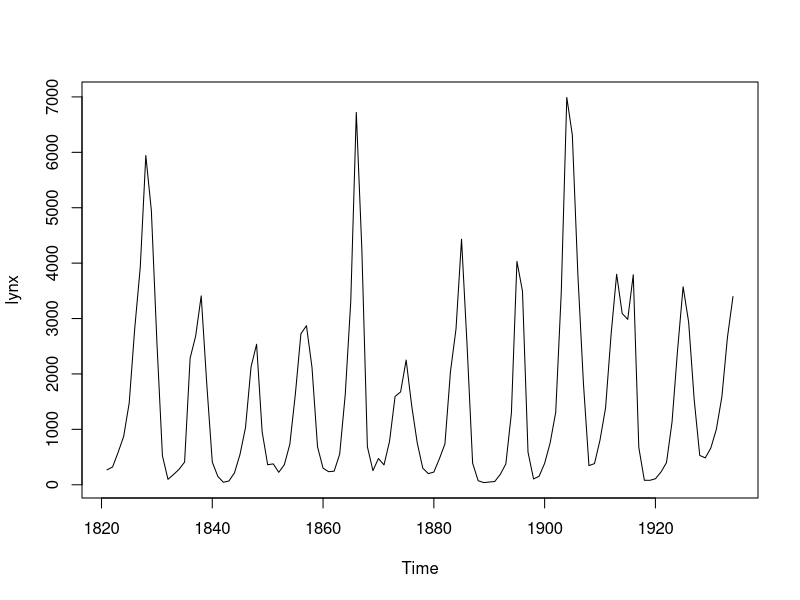
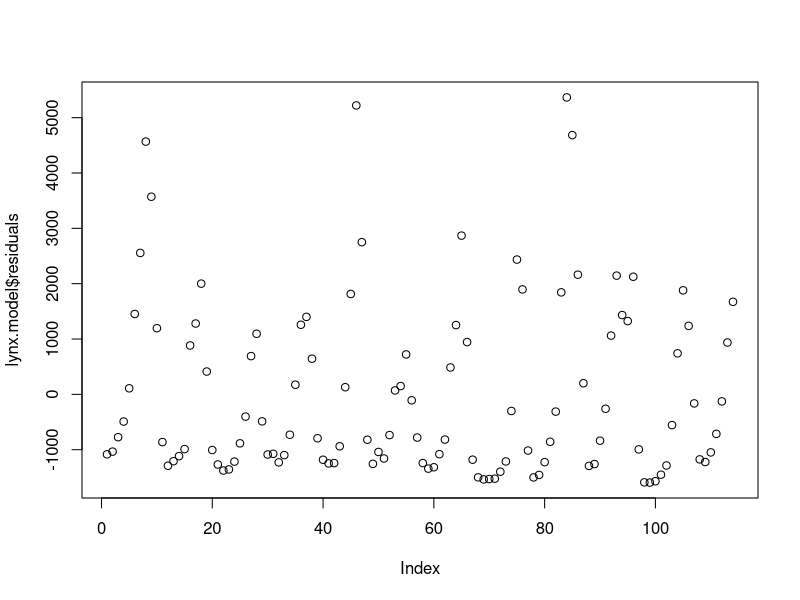
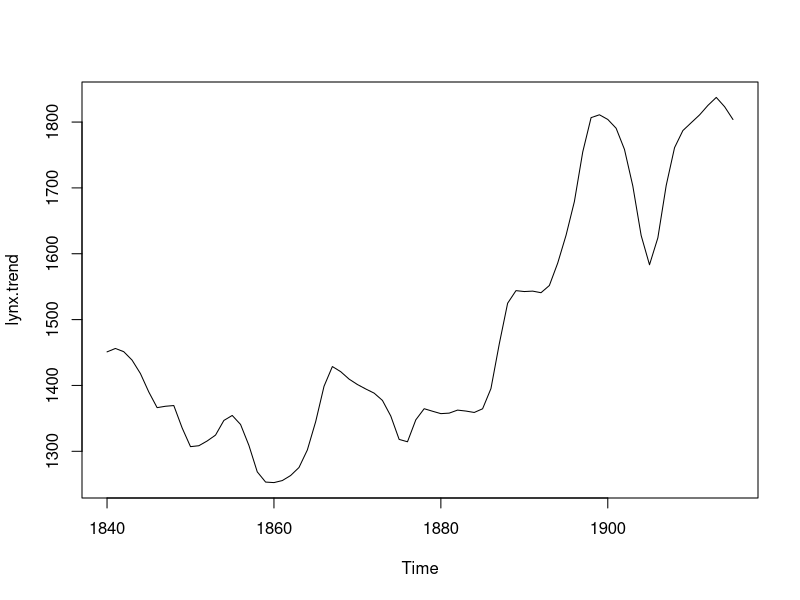
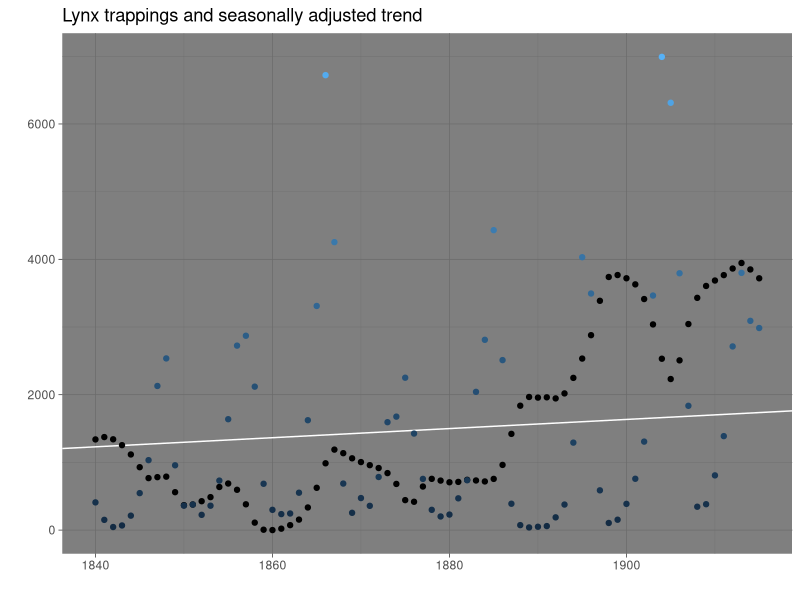

Reproduce these figures in R, in order.
## ---- chunk 1
knitr::opts_chunk$set(echo = TRUE)
## ---- chunk 2
library(forecast)
library(ggplot2)
lynx <- datasets::lynx

lynx.model <- lm(lynx ~ c(1821:1934), lynx)
which(lynx>5000) + 1821
## ---- chunk 3
plot(lynx)
## ---- chunk 4
plot(lynx.model$residuals)
## ---- chunk 5
lynx.trend <- na.omit(ma(lynx, order = 38))
## ---- chunk 6
plot(lynx.trend)
## ---- chunk 7
lynx.short <- data.frame(cbind(lynx[20:95], c(1840:1915)))
colnames(lynx.short) <- c("trappings", "year")

trend.model <- lm(lynx.trend ~ c(1840:1915), lynx.trend)

lynx.adj <- (lynx.trend * trend.model$coefficients[2]) + trend.model$coefficients[1]

lynx.adj <- lynx.adj - min(lynx.adj)
## ---- chunk 8
ggplot(lynx.short, aes(x = year,
                       y = lynx.short$trappings)) +
  geom_abline(intercept = trend.model$coefficients[1],
              slope = trend.model$coefficients[2],
              color = "white") +
  geom_point(aes(y = lynx.adj)) +
  geom_point(aes(color = lynx.short$trappings)) +
  theme_dark() +
  theme(legend.position = "none") +
  labs(title = "Lynx trappings and seasonally adjusted trend",
       x = "", y = "")
